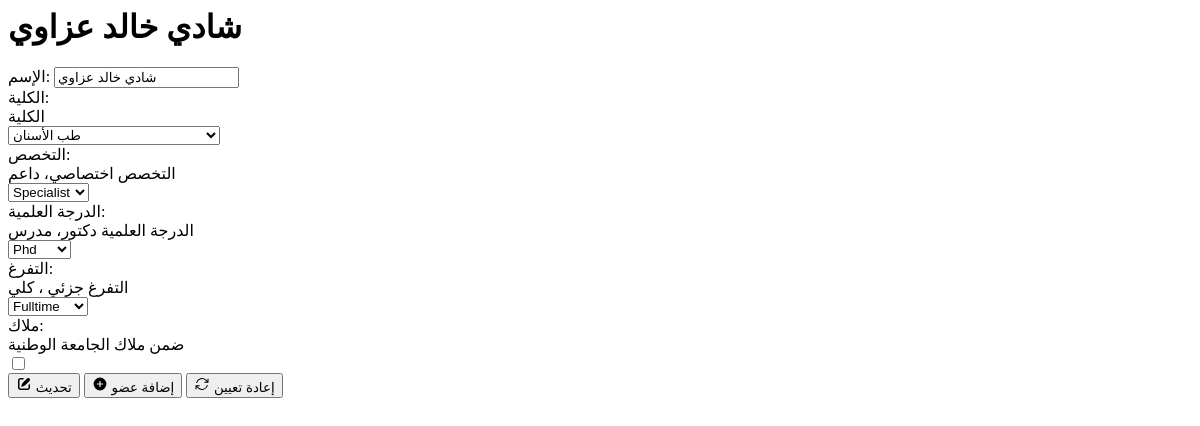
Before: /staff/get-update-form/349/ with the older database file.
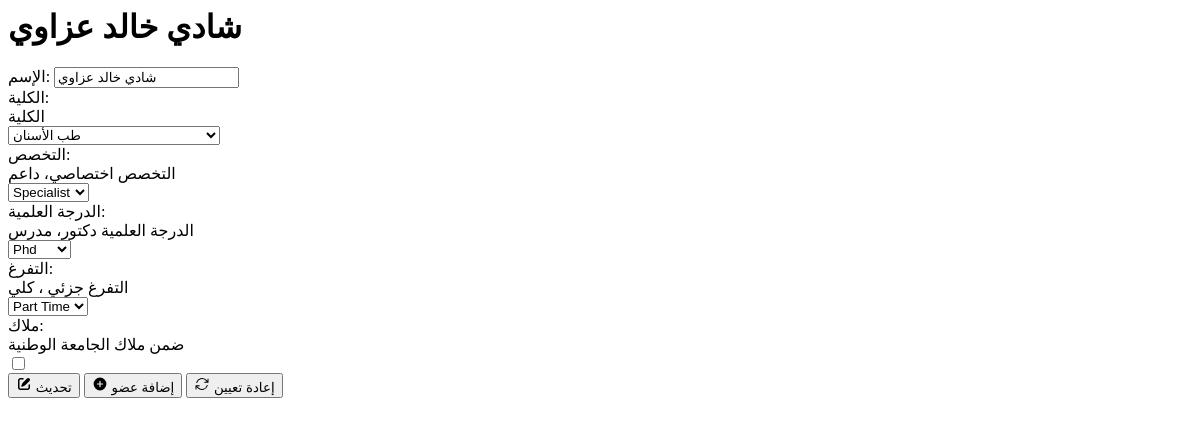
After: the same page with the newer database file.
### apps/staff/models.py (models this page shows, shortened)
class Staff(models.Model):
    class Meta:
        verbose_name_plural = 'Staff'
        ordering = [
            'faculty__name',
            '-is_countable',
            '-degree',
            '-time',
            'specialty',
            '-is_staff',
            'name',
        ]
    name = models.CharField(max_length=255, unique=True, verbose_name='الإسم')
    faculty = models.ForeignKey(
        faculties_models.Faculty,
        on_delete=models.PROTECT,
        related_name='staff',
        verbose_name='الكلية',
        help_text='الكلية'
    )
    specialty = models.CharField(
        max_length=255,
        choices=Specialty.choices,
        default=Specialty.SPECIALIST,
        verbose_name='التخصص',
        help_text='التخصص اختصاصي، داعم'
    )
    degree = models.CharField(
        max_length=255,
        choices=Degree.choices,
        default=Degree.PHD,
        verbose_name='الدرجة العلمية',
        help_text='الدرجة العلمية دكتور، مدرس'
    )
    time = models.CharField(
        max_length=255,
        choices=Time.choices,
        default=Time.FULLTIME,
        verbose_name='التفرغ',
        help_text='التفرغ جزئي ، كلي'
    )
    is_staff = models.BooleanField(
        default=True,
        verbose_name='ملاك',
        help_text='ضمن ملاك الجامعة الوطنية'
    )
    is_countable = models.BooleanField(
        default=True,
        verbose_name='يحتسب',
        help_text='لن يتم احتسابه ضمن معادلات حساب الطاقة أو الملاك و غيرها'
    )
    notes = models.TextField(
        max_length=1000,
        null=True,
        blank=True,
        verbose_name='ملاحظات'
    )

### apps/faculties/models.py (models this page shows)
class Faculty(models.Model):
    class Meta:
        verbose_name_plural = 'Faculties'
    name = models.CharField(max_length=255, unique=True, verbose_name='الإسم')
    count_of_scholarship_students = models.PositiveBigIntegerField(
        default=0,
        validators=count_validator,
        help_text="عدد طلاب المنح",
        verbose_name='عدد طلاب المنح'
    )
    count_of_graduates = models.PositiveBigIntegerField(
        default=0,
        validators=count_validator,
        help_text="عدد الخريجين",
        verbose_name="عدد الخريجين",
    )
    count_of_students = models.PositiveBigIntegerField(
        default=0,
        validators=count_validator,
        help_text="عدد الطلاب دون الخريجين والمنح",
        verbose_name="عدد الطلاب",
    )
    ratio_specialist_support = models.PositiveBigIntegerField(
        default=30,
        validators=rate_validator,
        help_text='نسبة الداعم الى الاختصاصي',
        verbose_name='نسبة الداعم',
    )
    ratio = models.PositiveBigIntegerField(
        default=50,
        validators=rate_validator,
        help_text='نسبة الملاك الذي يجب تحقيقها',
        verbose_name='نسبة الملاك الوزارة',
    )
    ratio_count = models.PositiveBigIntegerField(
        default=35,
        validators=count_validator,
        help_text='عدد الطلاب المسموح به لكل مدرس',
        verbose_name='عدد الطلاب لكل مدرس',
    )
    ratio_staff_count = models.PositiveBigIntegerField(
        default=20,
        validators=count_validator,
        help_text='عدد الطلاب حسب الاعتمادية (الملاك)',
        verbose_name='عدد الطلاب (الاعتمادية)',
    )
    def __str__(self) -> str:
        return self.name

### apps/staff/views.py (the view)
# urls.py: path('get-update-form/<int:id>/', view=views.get_update_form, name='get-update-form'),
def get_update_form(request: HttpRequest, id: int) -> HttpResponse:
    staff = get_object_or_404(models.Staff, id=id)
    form = forms.StaffForm(instance=staff)
    context = {'form': form, 'stf': staff}
    return render(request, 'staff/partials/update-staff-form.html', context)

### apps/staff/forms.py
class StaffForm(forms.ModelForm):
    class Meta:
        model = models.Staff
        fields = '__all__'
        exclude = ['is_countable', 'notes']

### templates/staff/partials/update-staff-form.html
<form
  class="form animate-fade"
  id="staff-form"
  hx-post="{% url 'update-staff' id=stf.id %}"
  hx-target="#staff-{{ stf.id }}"
  hx-swap="outerHTML"
  hx-on:submit="removeErrorList()"
  hx-on::after-request="resetTableIdx();
  document.getElementById('messages').click();
  addEventListenersToDeleteBtns();"
>
  <h1>{{ stf.name }}</h1>
  {{ form }}
  <div class="flex item-center justify-center gap-1 my-8 text-sm">
    <button type="submit" class="btn btn-success flex items-center gap-1" title="تحديث">
      {% include 'includes/icons/pen.html' with ratio="1rem" %}
      <span>تحديث</span>
    </button>
    <button
      type="submit"
      hx-post="{% url 'get-add-staff-form' %}"
      hx-target="#staff-form"
      hx-swap="outerHTML"
      class="btn btn-primary flex items-center gap-1"
      title="إضافة عضو جديد"
    >
      {% include 'includes/icons/plus.html' with ratio="1rem" %}
      <span>إضافة عضو</span>
    </button>
    {% include 'staff/partials/reset-btn.html' %}
  </div>
</form>

Changed rows visible on the page:
changed Staff "شادي خالد عزاوي": time "Fulltime" → "Part Time"
